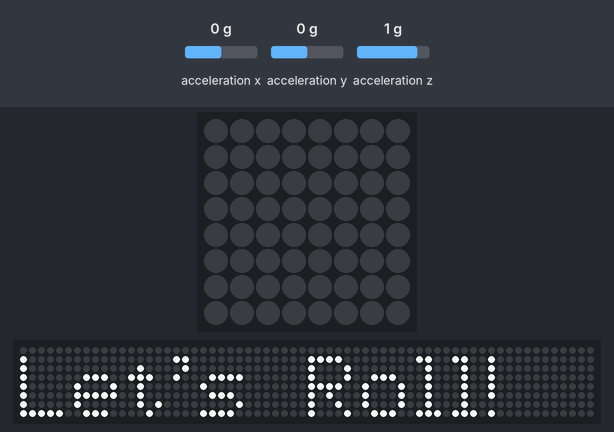
This program was run on a simulated Raspberry Pi (BCM pin numbers) with a Sense HAT. Parts: the Sense HAT's 8×8 RGB LED matrix, a strip that is not on the board, showing the scrolling text unrolled. The test bench sets the inputs (shaded band); at power-on: acceleration x 0 g, acceleration y 0 g, acceleration z 1 g. Random numbers come from a fixed seed; the 64×8 strip is a reading aid, not a part: it shows the text the matrix is scrolling, unrolled, one strip-width of it at a time.

Above: at 3.12 s.
4.4 s: acceleration x set to 1.3 g
5.9 s: acceleration x set to 1.5 g
At 5.96 s:
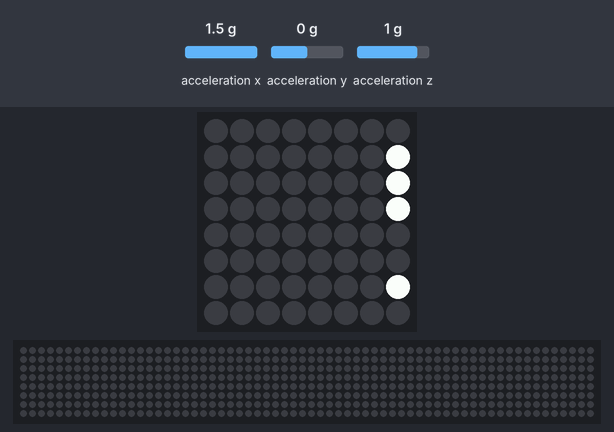
At 6.31 s:
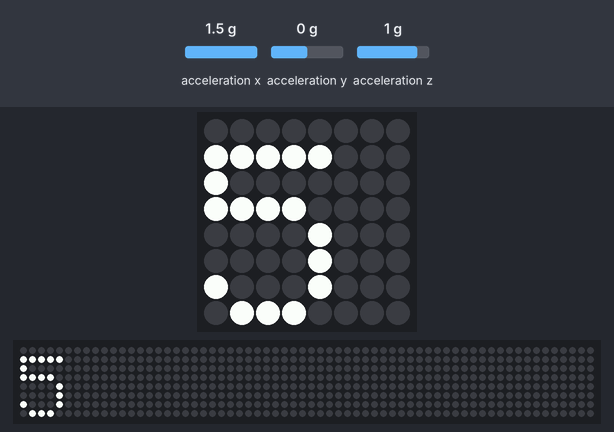

The program:

dnd_d20.py
```python
from sense_hat import SenseHat
import random
import time


sense = SenseHat()
sense.clear()

speed = 0.05
x = [255,255,0]
o = [0,0,0]

skull = [
o,o,x,x,x,x,o,o,
o,x,x,x,x,x,x,o,
o,x,o,x,x,o,x,o,
o,x,x,x,x,x,x,o,
o,x,x,o,o,x,x,o,
o,o,x,x,x,x,o,o,
o,o,x,o,o,x,o,o,
o,o,o,o,o,o,o,o
]

sense.show_message("Let's Roll!", speed)
def roll_dice():
    r = random.randint(1, 20)
    if r < 20:
        sense.show_message(str(r), speed)
    elif r == 20:
        sense.show_message("Critical Hit!", speed,
                text_colour=[255,255,0],
                back_colour=[0,0,0])
        sense.set_pixels(skull)

while True:
    x, y, z = sense.get_accelerometer_raw().values()

    x = abs(x)
    y = abs(y)
    z = abs(z)

    if x > 1.4 or y > 1.4 or z > 1.4:
        roll_dice()
```

Measured:
- the behaviour switches between 1.4 and 1.5 g on acceleration x (found by bisection; images 0 and 1)
- after the input at 4.4 s, every drawn part: stays the same
- after the input at 5.9 s, the LEDs: change after 0.06 s (image 1)
